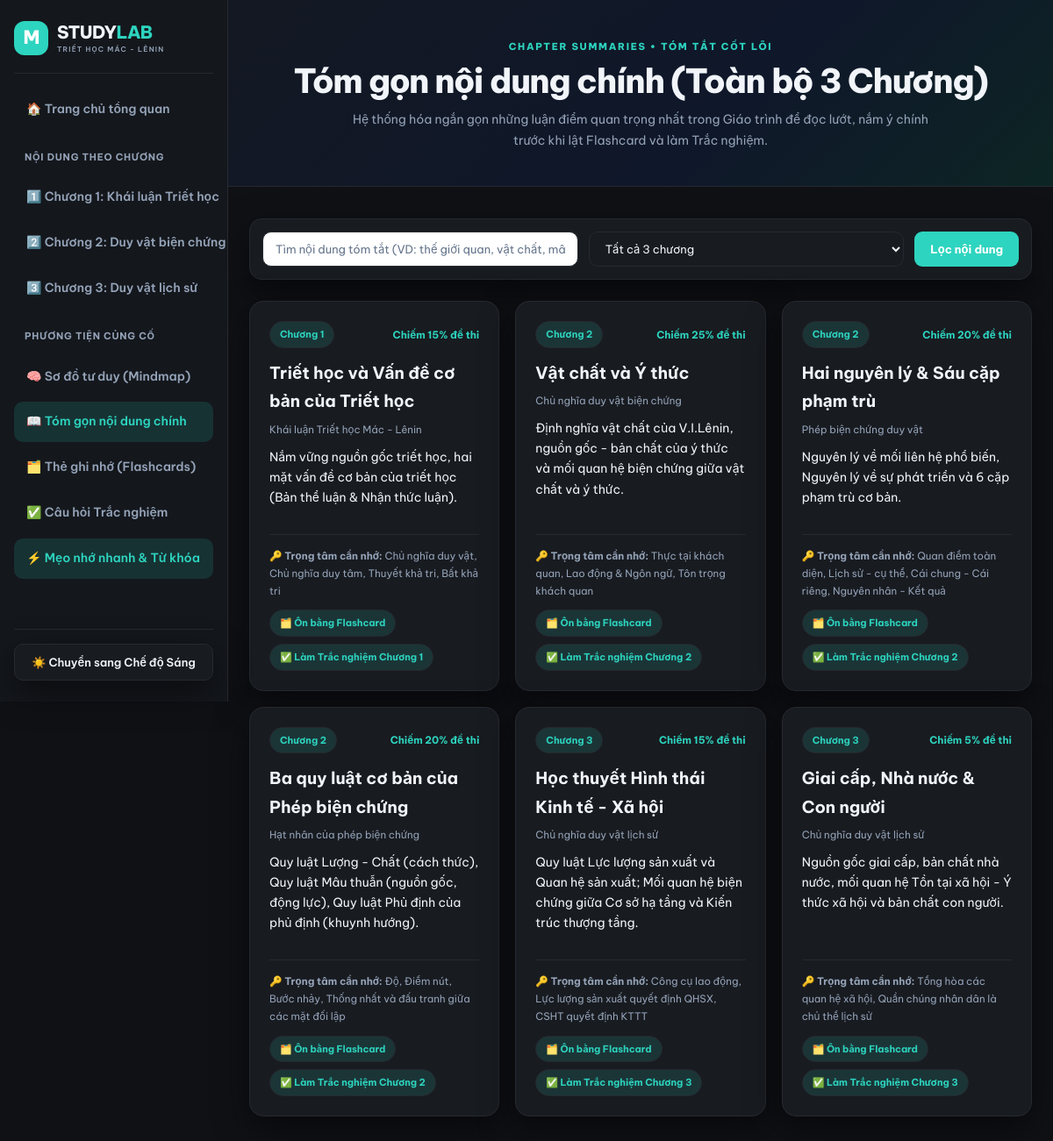
Page /vehicles on the committed database.
### tables this page shows
CREATE TABLE topics (
            id INTEGER PRIMARY KEY AUTOINCREMENT,
            category TEXT,
            title TEXT,
            subtitle TEXT,
            summary TEXT,
            key_points TEXT,
            exam_weight TEXT
        );

### app.py (the view)
@app.route("/vehicles")
def vehicles():
    q = request.args.get("q", "").strip()
    chapter = request.args.get("chapter", "").strip()
    conn = get_connection()
    sql = "SELECT * FROM topics WHERE 1=1"
    params = []
    if chapter:
        sql += " AND category = ?"
        params.append(chapter)
    if q:
        sql += " AND (title LIKE ? OR summary LIKE ? OR key_points LIKE ?)"
        params.extend([f"%{q}%", f"%{q}%", f"%{q}%"])
    items = conn.execute(sql, params).fetchall()
    conn.close()
    return render_template("vehicles.html", items=items, q=q, chapter=chapter)

### app.py (called while the page is built)
@app.context_processor
def inject_globals():
    return {"site_name": SITE_NAME}

### database.py (called while the page is built)
def get_connection():
    conn = sqlite3.connect(DB_PATH)
    conn.row_factory = sqlite3.Row
    return conn

### templates/vehicles.html (shortened to what this page needs)
{% extends "base.html" %}
{% block content %}
<section class="page-head center-head">
  <div class="container">
    <span class="eyebrow">CHAPTER SUMMARIES • TÓM TẮT CỐT LÕI</span>
    <h1>Tóm gọn nội dung chính ({{ chapter or 'Toàn bộ 3 Chương' }})</h1>
    <p class="lead">Hệ thống hóa ngắn gọn những luận điểm quan trọng nhất trong Giáo trình để đọc lướt, nắm ý chính trước khi lật Flashcard và làm Trắc nghiệm.</p>
  </div>
</section>
<section class="section">
  <div class="container">
    <form class="filter-bar" method="get" action="{{ url_for('vehicles') }}">
      <input type="text" name="q" value="{{ q }}" placeholder="Tìm nội dung tóm tắt (VD: thế giới quan, vật chất, mâu thuẫn, nhà nước...)">
      <select name="chapter">
        <option value="">Tất cả 3 chương</option>
      </select>
      <button type="submit" class="btn">Lọc nội dung</button>
    </form>
    <div class="grid" style="margin-top: 24px;">
      {% for item in items %}
      <article class="card" style="display: flex; flex-direction: column; justify-content: space-between;">
        <div>
          <div style="display: flex; justify-content: space-between; align-items: center; margin-bottom: 12px;">
            <span class="badge">{{ item.category }}</span>
            <small style="color: var(--teal); font-weight: 700;">{{ item.exam_weight }}</small>
          </div>
          <h3 style="margin: 6px 0; font-size: 19px;">{{ item.title }}</h3>
          <small class="muted" style="display: block; margin-bottom: 10px;">{{ item.subtitle }}</small>
          <p style="font-size: 14px; line-height: 1.65;">{{ item.summary }}</p>
        </div>
        <div style="margin-top: 16px; padding-top: 14px; border-top: 1px solid var(--line);">
          <small class="muted" style="display: block; margin-bottom: 12px;"><strong>🔑 Trọng tâm cần nhớ:</strong> {{ item.key_points }}</small>
          <div style="display: flex; gap: 8px; flex-wrap: wrap;">
            <a href="{{ url_for('parts', chapter=item.category) }}" class="chip">🗂️ Ôn bằng Flashcard</a>
            <a href="{{ url_for('faults', chapter=item.category) }}" class="chip">✅ Làm Trắc nghiệm {{ item.category }}</a>
          </div>
        </div>
      </article>
      {% endfor %}
    </div>
  </div>
</section>
{% endblock %}

### templates/base.html (shortened to what this page needs)
<!doctype html>
<html lang="vi" data-theme="dark">
<head>
  <link rel="stylesheet" href="{{ url_for('static', filename='css/style.css') }}">
</head>
<body>
  <div class="app-layout">
    <aside class="sidebar">
      <div>
        <div class="sidebar-top">
          <a class="brand" href="{{ url_for('index') }}">
            <span class="brand-mark">M</span>
            <span>STUDY<span class="brand-accent">LAB</span><small>TRIẾT HỌC MÁC - LÊNIN</small></span>
          </a>
        </div>
        <nav class="main-nav" aria-label="Menu học tập">
          <a href="{{ url_for('index') }}" class="{% if request.endpoint == 'index' %}active{% endif %}">🏠 Trang chủ tổng quan</a>
          <div class="nav-label" style="margin-top: 12px;">NỘI DUNG THEO CHƯƠNG</div>
          <a href="{{ url_for('vehicles', chapter='Chương 1') }}" class="{% if request.args.get('chapter') == 'Chương 1' %}active{% endif %}">1️⃣ Chương 1: Khái luận Triết học</a>
          <a href="{{ url_for('vehicles', chapter='Chương 2') }}" class="{% if request.args.get('chapter') == 'Chương 2' %}active{% endif %}">2️⃣ Chương 2: Duy vật biện chứng</a>
          <a href="{{ url_for('vehicles', chapter='Chương 3') }}" class="{% if request.args.get('chapter') == 'Chương 3' %}active{% endif %}">3️⃣ Chương 3: Duy vật lịch sử</a>
          <div class="nav-label" style="margin-top: 12px;">PHƯƠNG TIỆN CỦNG CỐ</div>
          <a href="{{ url_for('efi') }}" class="{% if request.endpoint == 'efi' %}active{% endif %}">🧠 Sơ đồ tư duy (Mindmap)</a>
          <a href="{{ url_for('vehicles') }}" class="{% if request.endpoint == 'vehicles' and not request.args.get('chapter') %}active{% endif %}">📖 Tóm gọn nội dung chính</a>
          <a href="{{ url_for('parts') }}" class="{% if request.endpoint == 'parts' %}active{% endif %}">🗂️ Thẻ ghi nhớ (Flashcards)</a>
          <a href="{{ url_for('faults') }}" class="{% if request.endpoint == 'faults' %}active{% endif %}">✅ Câu hỏi Trắc nghiệm</a>
          <a href="{{ url_for('tools') }}" class="nav-price {% if request.endpoint == 'tools' %}active{% endif %}">⚡ Mẹo nhớ nhanh & Từ khóa</a>
        </nav>
      </div>
      <div class="sidebar-bottom">
        <button id="theme-toggle" class="theme-btn" type="button">
        </button>
      </div>
    </aside>
    <div class="main-area">
      <main class="content-wrap">
        {% block content %}{% endblock %}
      </main>
    </div>
  </div>
</body>
</html>

### rows in the picture
topics: category "Chương 1", exam_weight "Chiếm 15% đề thi", title "Triết học và Vấn đề cơ bản của Triết học", subtitle "Khái luận Triết học Mác - Lênin", summary "Nắm vững nguồn gốc triết học, hai mặt vấn đề cơ bản của triết học (Bản thể luận & Nhận thức luận).", key_points "Chủ nghĩa duy vật, Chủ nghĩa duy tâm, Thuyết khả tri, Bất khả tri"
topics: category "Chương 2", exam_weight "Chiếm 25% đề thi", title "Vật chất và Ý thức", subtitle "Chủ nghĩa duy vật biện chứng", summary "Định nghĩa vật chất của V.I.Lênin, nguồn gốc - bản chất của ý thức và mối quan hệ biện chứng giữa vật chất và ý thức.", key_points "Thực tại khách quan, Lao động & Ngôn ngữ, Tôn trọng khách quan"
topics: category "Chương 2", exam_weight "Chiếm 20% đề thi", title "Hai nguyên lý & Sáu cặp phạm trù", subtitle "Phép biện chứng duy vật", summary "Nguyên lý về mối liên hệ phổ biến, Nguyên lý về sự phát triển và 6 cặp phạm trù cơ bản.", key_points "Quan điểm toàn diện, Lịch sử - cụ thể, Cái chung - Cái riêng, Nguyên nhân - Kết quả"
topics: category "Chương 2", exam_weight "Chiếm 20% đề thi", title "Ba quy luật cơ bản của Phép biện chứng", subtitle "Hạt nhân của phép biện chứng", summary "Quy luật Lượng - Chất (cách thức), Quy luật Mâu thuẫn (nguồn gốc, động lực), Quy luật Phủ định của phủ định (khuynh hướng).", key_points "Độ, Điểm nút, Bước nhảy, Thống nhất và đấu tranh giữa các mặt đối lập"
topics: category "Chương 3", exam_weight "Chiếm 15% đề thi", title "Học thuyết Hình thái Kinh tế - Xã hội", subtitle "Chủ nghĩa duy vật lịch sử", summary "Quy luật Lực lượng sản xuất và Quan hệ sản xuất; Mối quan hệ biện chứng giữa Cơ sở hạ tầng và Kiến trúc thượng tầng.", key_points "Công cụ lao động, Lực lượng sản xuất quyết định QHSX, CSHT quyết định KTTT"
topics: category "Chương 3", exam_weight "Chiếm 5% đề thi", title "Giai cấp, Nhà nước & Con người", subtitle "Chủ nghĩa duy vật lịch sử", summary "Nguồn gốc giai cấp, bản chất nhà nước, mối quan hệ Tồn tại xã hội - Ý thức xã hội và bản chất con người.", key_points "Tổng hòa các quan hệ xã hội, Quần chúng nhân dân là chủ thể lịch sử"

### other values in the picture
{{ chapter or 'Toàn bộ 3 Chương' }} "Toàn bộ 3 Chương"
